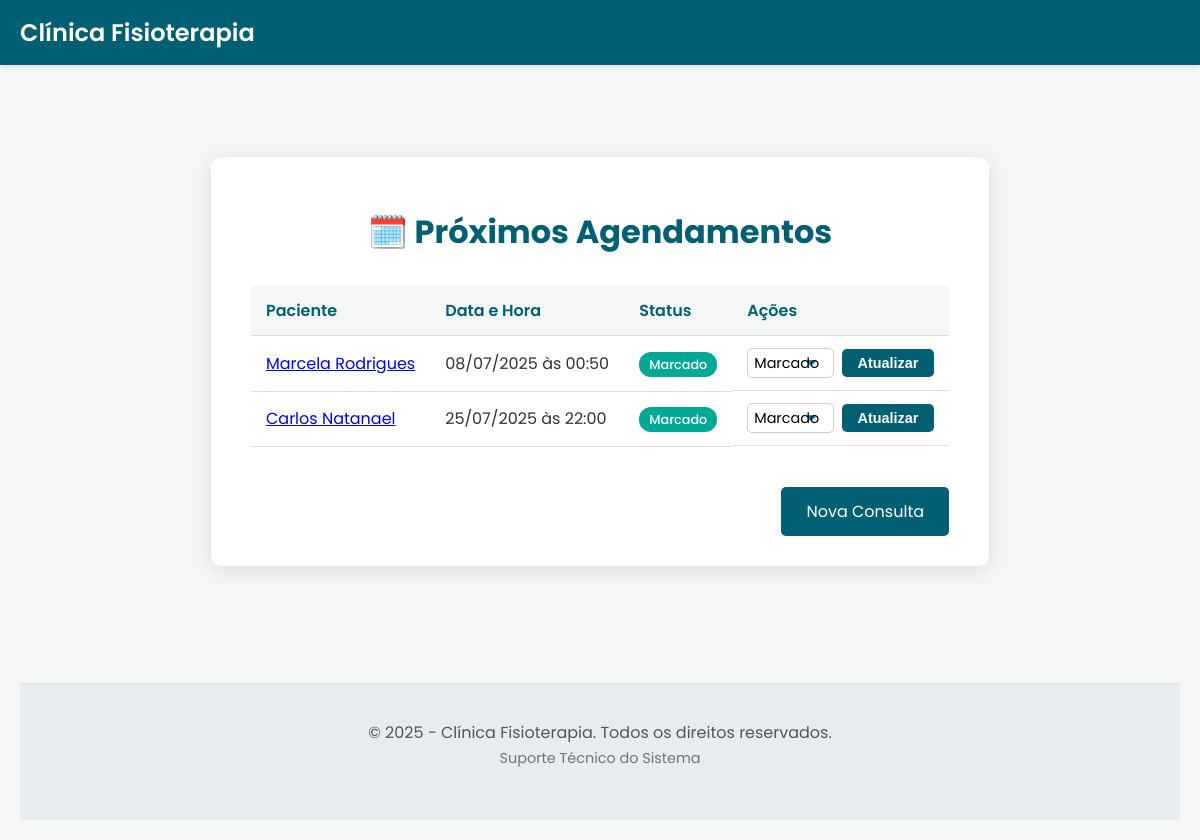
The page /agendamentos on the database its author committed.
### tables this page shows
CREATE TABLE agendamentos (
        id INTEGER PRIMARY KEY AUTOINCREMENT,
        paciente_id INTEGER NOT NULL,
        data_hora TEXT NOT NULL,
        status TEXT NOT NULL,
        FOREIGN KEY (paciente_id) REFERENCES pacientes (id) ON DELETE CASCADE
    );

CREATE TABLE pacientes (
        id INTEGER PRIMARY KEY AUTOINCREMENT,
        nome TEXT NOT NULL,
        data_nascimento TEXT NOT NULL,
        email TEXT NOT NULL,
        telefone TEXT NOT NULL,
        endereco TEXT,
        plano_saude TEXT,
        data_cadastro TIMESTAMP DEFAULT CURRENT_TIMESTAMP
    );

### app.py (the view)
@app.route('/agendamentos')
def ver_agendamentos():
    db = get_db()
    query = """
        SELECT
            agendamentos.id,
            agendamentos.data_hora,
            agendamentos.status,
            pacientes.id as paciente_id,
            pacientes.nome as paciente_nome
        FROM agendamentos
        JOIN pacientes ON agendamentos.paciente_id = pacientes.id
        ORDER BY agendamentos.data_hora
    """
    agendamentos = db.execute(query).fetchall()
    agendamentos_formatados = []
    for ag in agendamentos:
        agendamento_dict = dict(ag) # Converte a Row para um dicionário
        agendamento_dict['data_hora_formatada'] = datetime.fromisoformat(ag['data_hora']).strftime('%d/%m/%Y às %H:%M')
        agendamentos_formatados.append(agendamento_dict)
    return render_template('agendamentos.html', agendamentos=agendamentos_formatados)

### app.py (called while the page is built)
def get_db():
    db = getattr(g, '_database', None)
    if db is None:
        db = g._database = sqlite3.connect(DATABASE)
        db.row_factory = sqlite3.Row
    return db

@app.teardown_appcontext
def close_connection(exception):
    db = getattr(g, '_database', None)
    if db is not None:
        db.close()

### templates/agendamentos.html (shortened to what this page needs)
{% extends "base.html" %}
{% block content %}
<div class="container-large">
    <h1>🗓️ Próximos Agendamentos</h1>
    <div class="table-wrapper">
        <table>
            <thead>
                <tr>
                    <th>Paciente</th>
                    <th>Data e Hora</th>
                    <th>Status</th>
                    <th>Ações</th>
                </tr>
            </thead>
            <tbody>
                {% for agendamento in agendamentos %}
                <tr>
                    <td>
                        <a href="{{ url_for('ver_paciente', id=agendamento['paciente_id']) }}">{{ agendamento['paciente_nome'] }}</a>
                    </td>
                    <td>{{ agendamento['data_hora_formatada'] }}</td>
                    <td>
                        <span class="status-badge status-{{ agendamento['status'] | lower }}">{{ agendamento['status'] }}</span>
                    </td>
                    <td class="actions">
                        <form class="status-form" action="{{ url_for('atualizar_status_agendamento', id=agendamento['id']) }}" method="post">
                            <select name="status">
                                <option value="Marcado" {% if agendamento['status'] == 'Marcado' %}selected{% endif %}>Marcado</option>
                            </select>
                            <button type="submit" class="btn-action btn-update">Atualizar</button>
                        </form>
                    </td>
                </tr>
                {% else %}
                <tr>
                    <td colspan="4" style="text-align: center;">Nenhum agendamento encontrado.</td>
                </tr>
                {% endfor %}
            </tbody>
        </table>
    </div>
    <div class="actions-footer">
        <a href="{{ url_for('agendar_consulta') }}" class="btn-voltar">Nova Consulta</a>
    </div>
</div>
{% endblock %}

### templates/base.html (shortened to what this page needs)
<!DOCTYPE html>
<html lang="pt-br">
<head>
    <link rel="stylesheet" href="{{ url_for('static', filename='css/style.css') }}">
</head>
<body>
    <nav class="navbar">
        <div class="navbar-container">
            <a href="{{ url_for('home') }}" class="navbar-brand">Clínica Fisioterapia</a>
        </div>
    </nav>
    <main class="main-content">
        {% block content %}{% endblock %}
    </main>
    <footer class="footer">
        <p>
            &copy; 2025 - Clínica Fisioterapia. Todos os direitos reservados.
            <br>
            <a href="{{ url_for('suporte') }}" class="footer-link">Suporte Técnico do Sistema</a>
        </p>
    </footer>
</body>
</html>

### static/css/style.css (style rules this page uses)
body { font-family: 'Poppins', sans-serif; background-color: #f4f7f6; color: #333; margin: 0; padding: 20px; display: flex; justify-content: center; flex-direction: column; align-items: center; min-height: 100vh; }
h1 { color: #005f73; text-align: center; margin-bottom: 10px; }
p { text-align: center; margin-bottom: 30px; color: #555; }
button { width: 100%; padding: 15px; background-color: #00a896; border: none; border-radius: 5px; color: white; font-size: 1.1rem; font-weight: 600; cursor: pointer; transition: background-color 0.3s; }
.btn-voltar { display: inline-block; margin-top: 20px; padding: 12px 25px; background-color: #005f73; color: white; text-decoration: none; border-radius: 5px; transition: background-color 0.3s; }
.navbar { width: 100%; background-color: #005f73; padding: 15px 0; box-shadow: 0 2px 5px rgba(0,0,0,0.1); position: fixed; top: 0; left: 0; z-index: 1000; }
.navbar-container { max-width: 1200px; margin: 0 auto; padding: 0 20px; }
.navbar-brand { color: #ffffff; text-decoration: none; font-size: 1.5rem; font-weight: 600; }
.main-content { padding-top: 100px; padding-bottom: 80px; }
.footer { width: 100%; background-color: #e9ecef; color: #6c757d; text-align: center; padding: 20px 0; border-top: 1px solid #dee2e6; position: relative; bottom: 0; }
main.main-content { flex-grow: 1; display: flex; justify-content: center; align-items: center; }
.container-large { max-width: 1000px; width: 100%; background-color: #fff; padding: 30px 40px; border-radius: 10px; box-shadow: 0 4px 20px rgba(0, 0, 0, 0.1); }
.table-wrapper { overflow-x: auto; }
table { width: 100%; border-collapse: collapse; margin-top: 20px; }
th, td { padding: 12px 15px; text-align: left; border-bottom: 1px solid #ddd; }
thead th { background-color: #f4f7f6; font-weight: 600; color: #005f73; }
td.actions { display: flex; gap: 10px; align-items: center; }
.btn-action { padding: 6px 12px; border: none; border-radius: 5px; color: white; text-decoration: none; cursor: pointer; font-size: 0.9rem; text-align: center; }
.actions-footer { text-align: right; margin-top: 20px; }
select { width: 100%; padding: 12px; border: 1px solid #ccc; border-radius: 5px; box-sizing: border-box; font-family: 'Poppins', sans-serif; font-size: 1rem; background-color: white; -webkit-appearance: none; -moz-appearance: none; appearance: none; background-repeat: no-repeat; background-position: right 1rem center; background-size: 0.65rem auto; }
.status-badge { background-color: #00a896; color: white; padding: 4px 8px; border-radius: 12px; font-size: 0.8rem; font-weight: 500; }
.footer-link { font-size: 0.9rem; color: #6c757d; text-decoration: none; }
.status-badge { color: white; padding: 4px 10px; border-radius: 12px; font-size: 0.8rem; font-weight: 500; text-transform: capitalize; }
.status-badge.status-marcado { background-color: #00a896; }
.status-form { display: flex; gap: 8px; align-items: center; }
.status-form select { padding: 6px; font-size: 0.9rem; border-radius: 5px; border: 1px solid #ccc; }
.btn-update { background-color: #005f73; font-size: 0.9rem; }

### rows shown on the page
agendamentos: paciente_nome "Marcela Rodrigues", data_hora_formatada "08/07/2025 às 00:50", status "Marcado"
agendamentos: paciente_nome "Carlos Natanael", data_hora_formatada "25/07/2025 às 22:00", status "Marcado"
